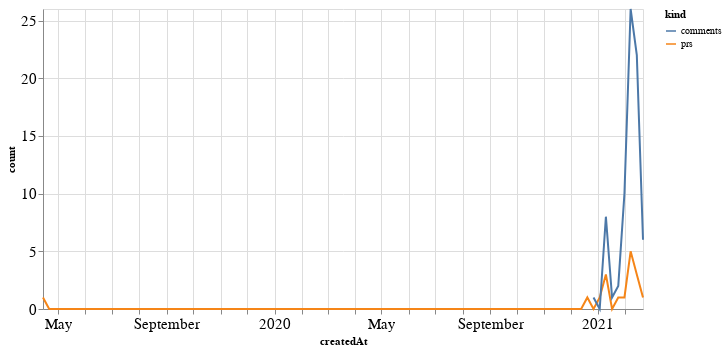

Notebook code cell kept with this figure:
### Code cell
alt.Chart(total_time, width=600).mark_line().encode(
    x='createdAt',
    y='count',
    color='kind'
)

### Figure 1 — Vega-Lite specification as saved in the notebook (floating-point values rounded to 4 significant figures; data arrays with more than 128 entries replaced by an {"elided": "..."} marker saying what was removed)
{"config": {"axisLeft": {"labelFontSize": 15}, "axisBottom": {"labelFontSize": 15}}, "data": {"name": "data-2b07096441fe4aa5743dacce4925456b"}, "mark": "line", "encoding": {"color": {"type": "nominal", "field": "kind"}, "x": {"type": "temporal", "field": "createdAt"}, "y": {"type": "quantitative", "field": "count"}}, "width": 600, "$schema": "https://vega.github.io/schema/vega-lite/v4.8.1.json", "datasets": {"data-2b07096441fe4aa5743dacce4925456b": {"elided": "196 records"}}}
